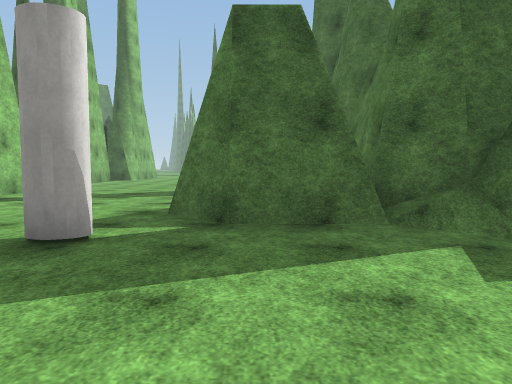
View 1 (above)

21 first-person views from a walk through a 3-D level made in the Unity game engine. The camera is 1.4 m above the floor, tilts 4° down and sees 70° across. The floor is counted in squares, 2 m on a side. Each view is taken from the middle of a square. On the plan, view 1 faces up. The plan holds only what a view shows up to about 11 squares ahead; the rest is blank. The place goes on beyond the plan. Surface patterns are stand-ins for the level's own textures.

View 2
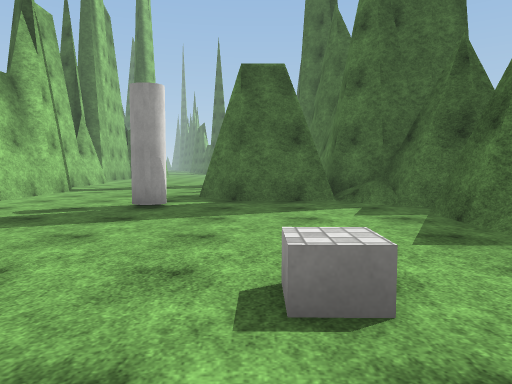

View 3
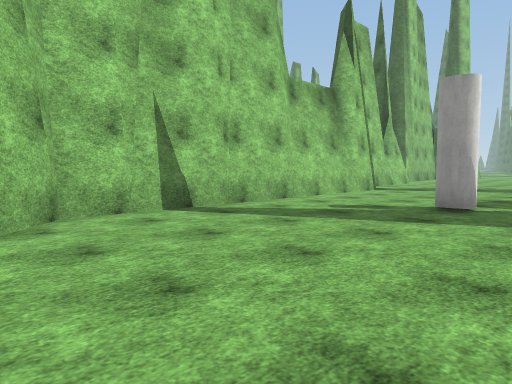

View 4
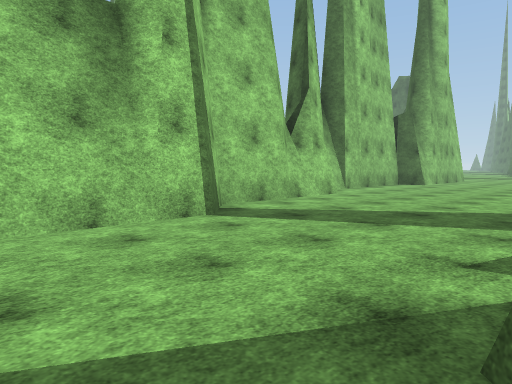

View 5
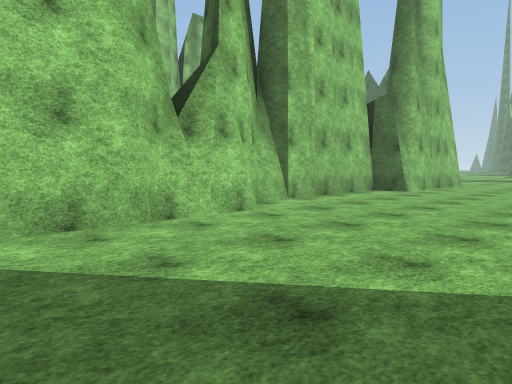

View 6
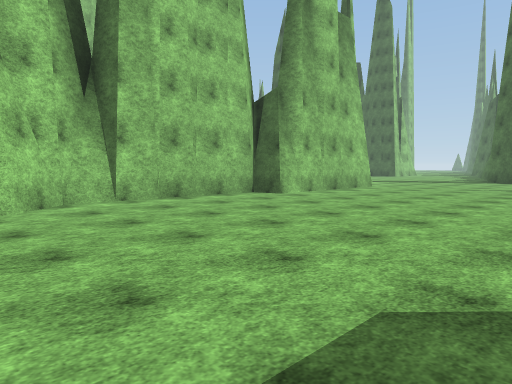

View 7
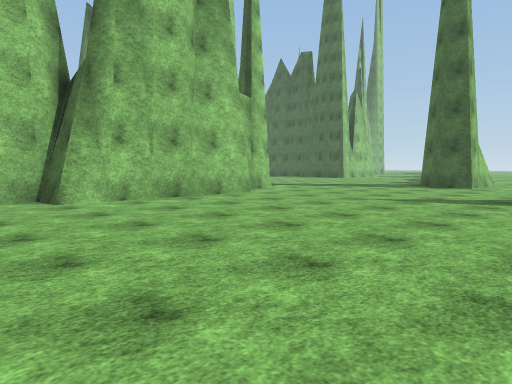

View 8
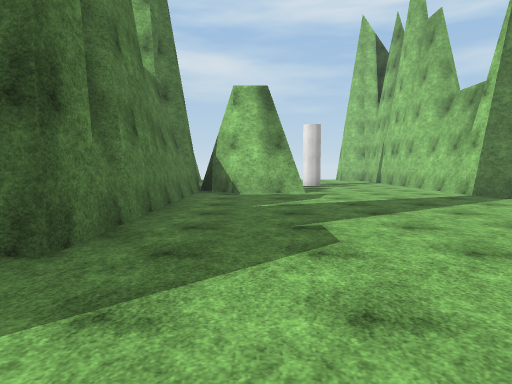

View 9
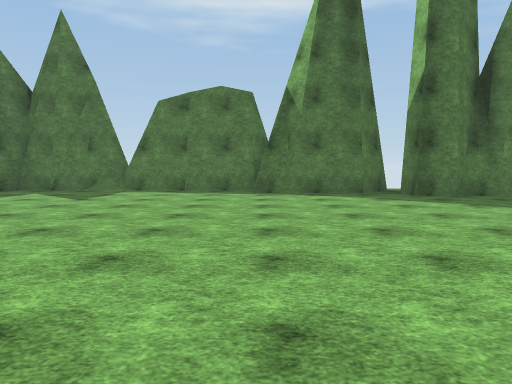

View 10
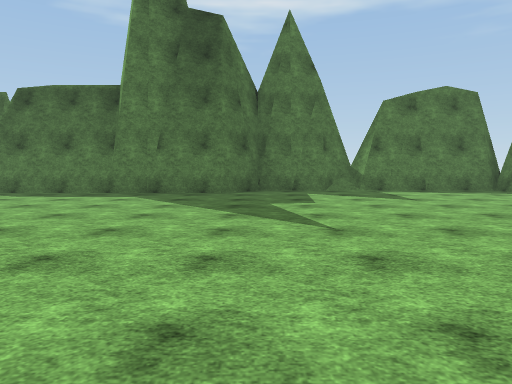

View 11
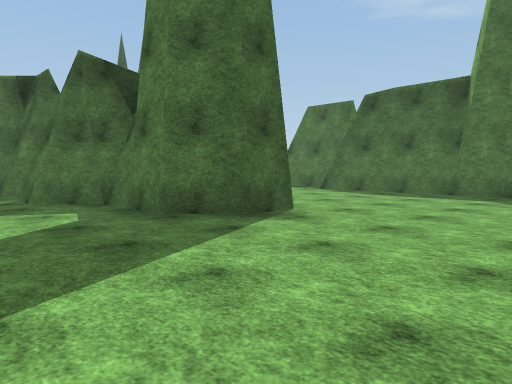

View 12
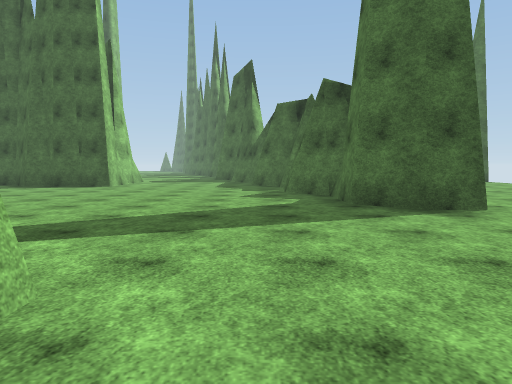

View 13
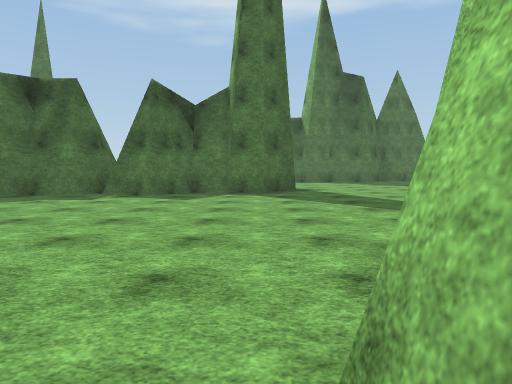

View 14
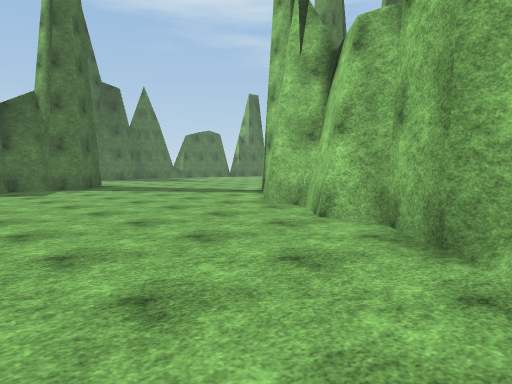

View 15
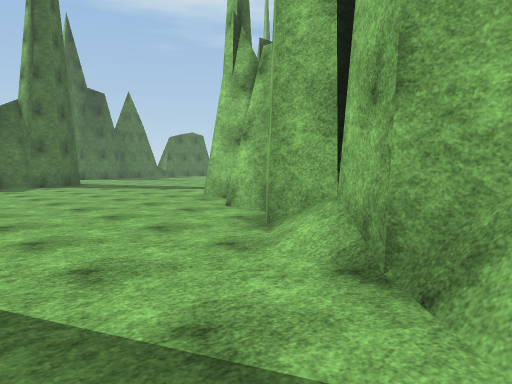

View 16
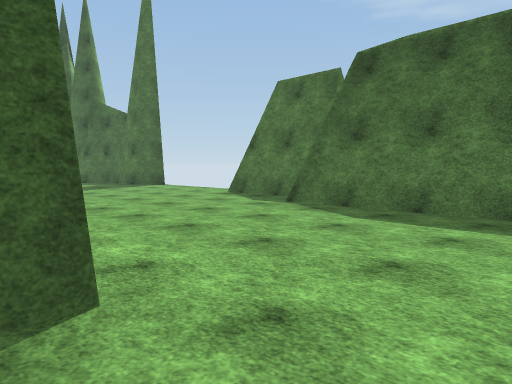

View 17
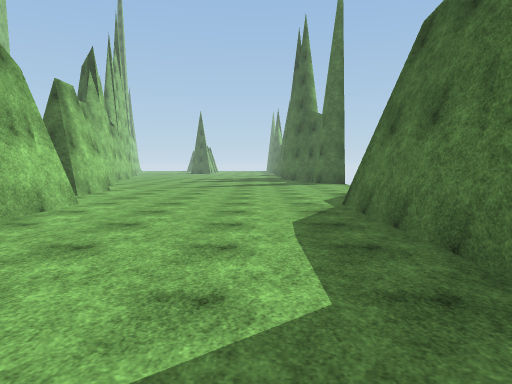

View 18
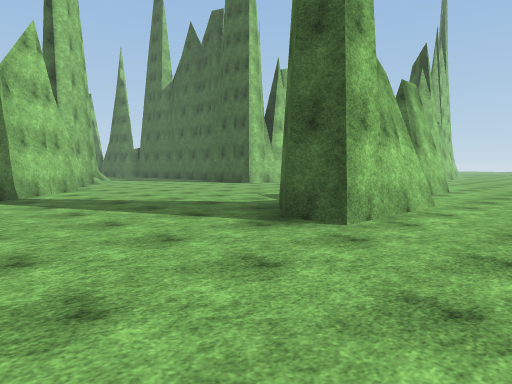

View 19
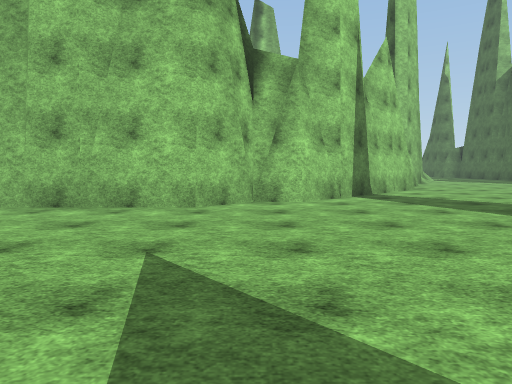

View 20
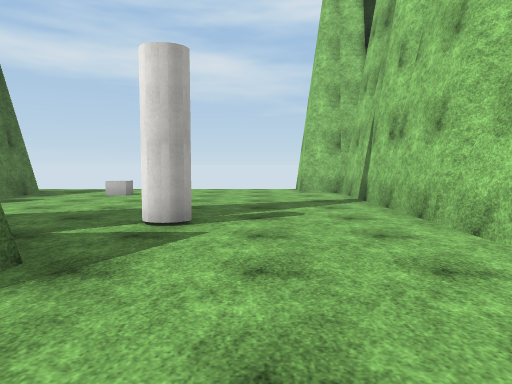

View 21
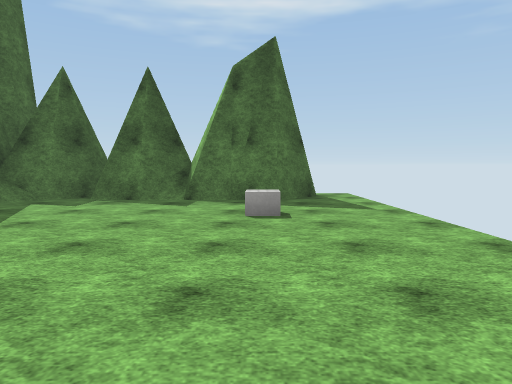

### Floor plan
Key: @ floor where view 1 was taken; # wall or solid block; . main floor; : floor 0.5 m higher than the main floor; + floor 1.25 m higher than the main floor; / step, stairs or slope; C cylinder; B block.
Columns run from 18 left of view 1 to 4 right of it. Each row starts with its distance up from view 1.
 34 ..............#.......#
 33 .............##.......#
 32 +/............##......#
 31 ##:/..........##.....##
 30  ###..........##.....#
 29    ###.........#.....#
 28        #.............#
 27        ##............#
 26         ##...........#
 25          ##..........##
 24           #...........#
 23           ##..........#
 22            #..........#
 21            #..........#
 20            #..........#
 19           ##..........#
 18           #...........#
 17           #..........##
 16           #..........#
 15           #..........#
 14           #..........#
 13           ##........##
 12            #........#
 11            #........#
 10            #........#
  9            #........#
  8            ##.......#
  7             #.......#
  6             #....####
  5             #....#####
  4             #........#
  3             #...C....#
  2             #........#
  1             #........#
  0             #.....@..##
 -1             #.....B..##
 -2             ##........#
 -3              #.........

Where each view was taken, in squares from view 1:
view 1: 0 up, 0 right, facing up
view 2: 3 down, 0 right, facing up
view 3: 3 down, 0 right, facing up-left
view 4: 4 up, 1 left, facing up-left
view 5: 8 up, 2 left, facing up-left
view 6: 11 up, 0 right, facing up-left
view 7: 16 up, 1 right, facing up-left
view 8: 16 up, 0 right, facing down
view 9: 17 up, 7 left, facing right
view 10: 24 up, 7 left, facing right
view 11: 25 up, 7 left, facing up-right
view 12: 23 up, 6 left, facing up
view 13: 30 up, 14 left, facing right
view 14: 34 up, 16 left, facing down-right
view 15: 34 up, 18 left, facing down-right
view 16: 27 up, 3 left, facing up-right
view 17: 25 up, 1 right, facing up
view 18: 25 up, 0 right, facing up-left
view 19: 24 up, 0 right, facing left
view 20: 8 up, 3 left, facing down
view 21: 1 down, 5 left, facing right
